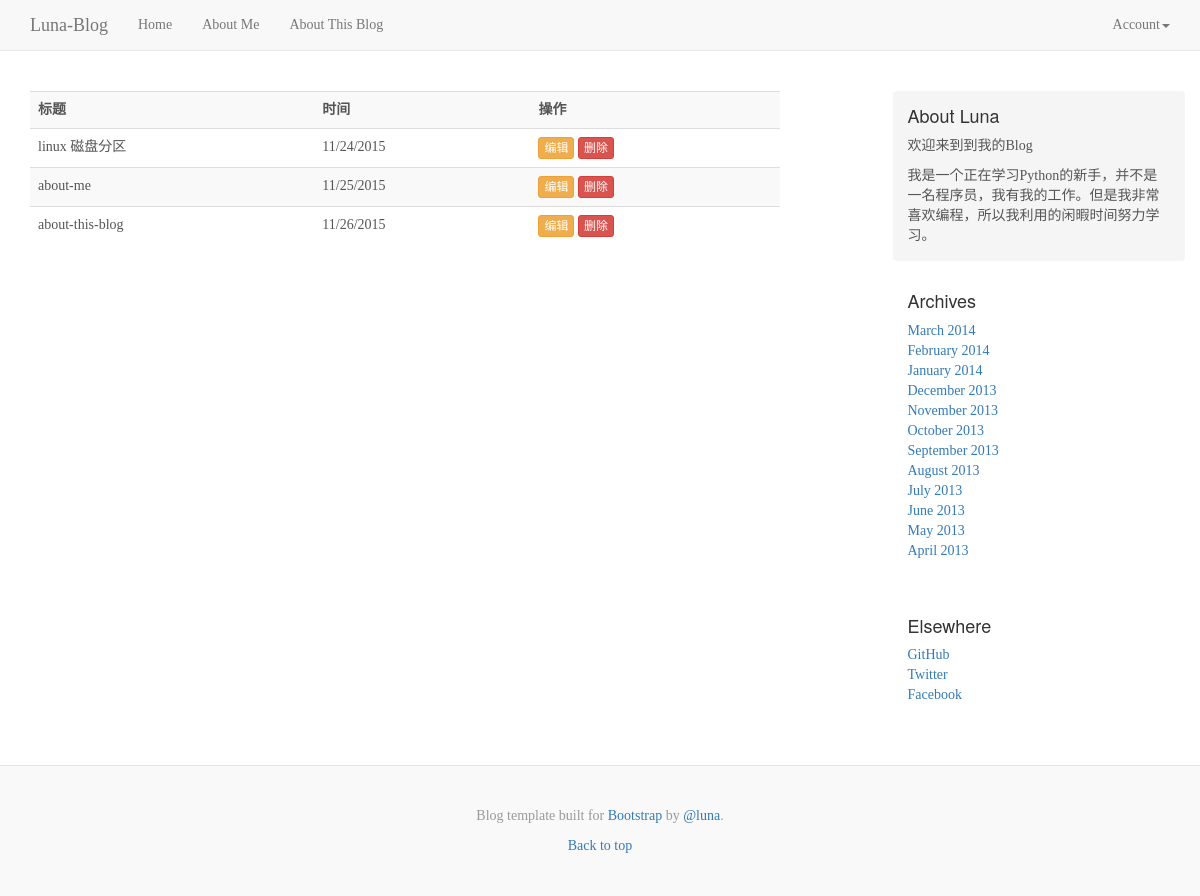
Before: /admin/moderate (signed in) with the older database file.
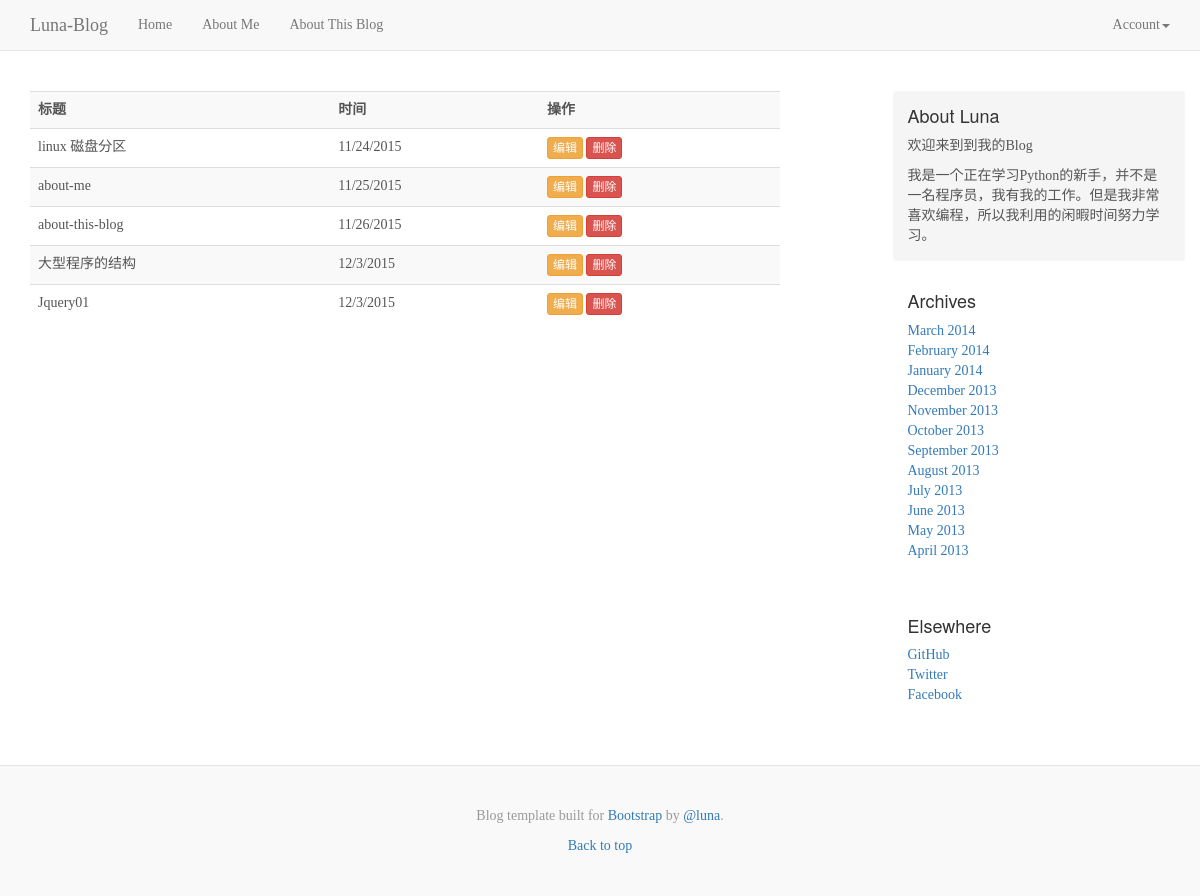
After: the same page with the newer database file.
### app/models.py (models this page shows, shortened)
class Post(db.Model):
	__tablename__ = 'posts'
	id = db.Column(db.Integer,primary_key=True)
	title=db.Column(db.String(128),index=True)
	body = db.Column(db.Text)
	body_html = db.Column(db.Text)
	timestamp = db.Column(db.DateTime,index = True,default=datetime.utcnow)
	author_id = db.Column(db.Integer,db.ForeignKey('administors.id'))

### app/admin/views.py (the view)
@admin.route('/moderate')
@login_required
def moderate():
	posts = Post.query.all()
	return render_template('admin/posts.html',posts=posts)

### app/models.py (called while the page is built)
@login_manager.user_loader
def load_user(user_id):
	return Administor.query.get(int(user_id))

### app/templates/admin/posts.html
{% extends "base.html" %}
{% block page_content %}
<div class="col-sm-8">
	<table class="table table-striped">
		<tr><th>标题</th><th>时间</th><th>操作</th></tr>
		{% for post in posts %}
		<tr><td>{{post.title}}</td>
			<td>{{moment(post.timestamp).format('l')}}</td>
			<td><a class="btn btn-warning btn-xs" href="{{url_for('admin.edit_post',id=post.id)}}">编辑</a>
				<a class="btn btn-danger btn-xs" href="{{url_for('admin.delete',id=post.id)}}">删除</a>
			</td>
		</tr>
		{% endfor %}
	</table>
</div>
{% endblock %}

### app/templates/base.html (shortened to what this page needs)
{% extends "bootstrap/base.html" %}
{% block head%}
{{super()}}
<link rel="stylesheet" href="{{url_for('static',filename='blog.css')}}">
{% endblock %}
{% block navbar %}
    <nav class="navbar navbar-default navbar-static-top">
      <div class="container">
        <div class="navbar-header">
          <a class="navbar-brand" href="{{url_for('main.index')}}">Luna-Blog</a>
        </div>
        <div id="navbar" class="navbar-collapse collapse">
          <ul id="navbar-link" class="nav navbar-nav">
            <li><a href="{{url_for('main.index')}}">Home</a></li>
            <li><a href="{{url_for('main.post_about',title='about-me')}}">About Me</a></li>
            <li><a href="{{url_for('main.post_about',title='about-this-blog')}}">About This Blog</a></li>
          </ul>
          <ul class="nav navbar-nav navbar-right">
          {% if current_user.is_authenticated %}
          <li class="dropdown">
           <a href="#" class="dropdown-toggle" data-toggle="dropdown" role="button" aria-haspopup="true" aria-expanded="false">Account<span class="caret"></span></a>
          </li>
          {%else%}
            <li><a href="{{url_for('admin.login')}}">log in</a></li>
          {%endif%}
          </ul>
        </div>
      </div>
    </nav>
{% endblock %}
{% block content %}
<div class="container">
 <div class="blog-header">
      <div class="row">
      {%block page_content%} {% endblock %}
      {% block sider_bar %}
        <div class="col-sm-3 col-sm-offset-1 blog-sidebar">
          <div class="sidebar-module sidebar-module-inset">
            <h4>About Luna</h4>
            <p>欢迎来到到我的Blog</p>
            <p>我是一个正在学习Python的新手，并不是一名程序员，我有我的工作。但是我非常喜欢编程，所以我利用的闲暇时间努力学习。</p>
          </div>
          <div class="sidebar-module">
            <h4>Archives</h4>
            <ol class="list-unstyled">
              <li><a href="#">March 2014</a></li>
              <li><a href="#">February 2014</a></li>
              <li><a href="#">January 2014</a></li>
              <li><a href="#">December 2013</a></li>
              <li><a href="#">November 2013</a></li>
              <li><a href="#">October 2013</a></li>
              <li><a href="#">September 2013</a></li>
              <li><a href="#">August 2013</a></li>
              <li><a href="#">July 2013</a></li>
              <li><a href="#">June 2013</a></li>
              <li><a href="#">May 2013</a></li>
              <li><a href="#">April 2013</a></li>
            </ol>
          </div>
          <div class="sidebar-module">
            <h4>Elsewhere</h4>
            <ol class="list-unstyled">
              <li><a href="#">GitHub</a></li>
              <li><a href="#">Twitter</a></li>
              <li><a href="#">Facebook</a></li>
            </ol>
          </div>
        </div>
      </div>
    </div>
</div>
    <footer class="blog-footer">
      <p>Blog template built for <a href="http://www.bootcss.com/">Bootstrap</a> by <a href="#">@luna</a>.</p>
      <p>
        <a href="#">Back to top</a>
      </p>
    </footer>
{%endblock%}
{% endblock %}

### app/static/blog.css (style rules this page uses)
body { font-family: Georgia, "Times New Roman", Times, serif; color: #555; }
h1, .h1, h2, .h2, h3, .h3, h4, .h4, h5, .h5, h6, .h6 { margin-top: 0; font-family: "Helvetica Neue", Helvetica, Arial, sans-serif; font-weight: normal; color: #333; }
.blog-header { padding-top: 20px; padding-bottom: 20px; }
.sidebar-module { padding: 15px; margin: 0 -15px 15px; }
.sidebar-module-inset { padding: 15px; background-color: #f5f5f5; border-radius: 4px; }
.sidebar-module-inset p { font-family:"Microsoft YaHei"; }
.sidebar-module-inset p:last-child, .sidebar-module-inset ul:last-child, .sidebar-module-inset ol:last-child { margin-bottom: 0; }
.blog-footer { padding: 40px 0; color: #999; text-align: center; background-color: #f9f9f9; border-top: 1px solid #e5e5e5; }
.blog-footer p:last-child { margin-bottom: 0; }

Changed rows visible on the page:
added Post: title "大型程序的结构", timestamp "12/3/2015"
added Post: title "Jquery01", timestamp "12/3/2015"
